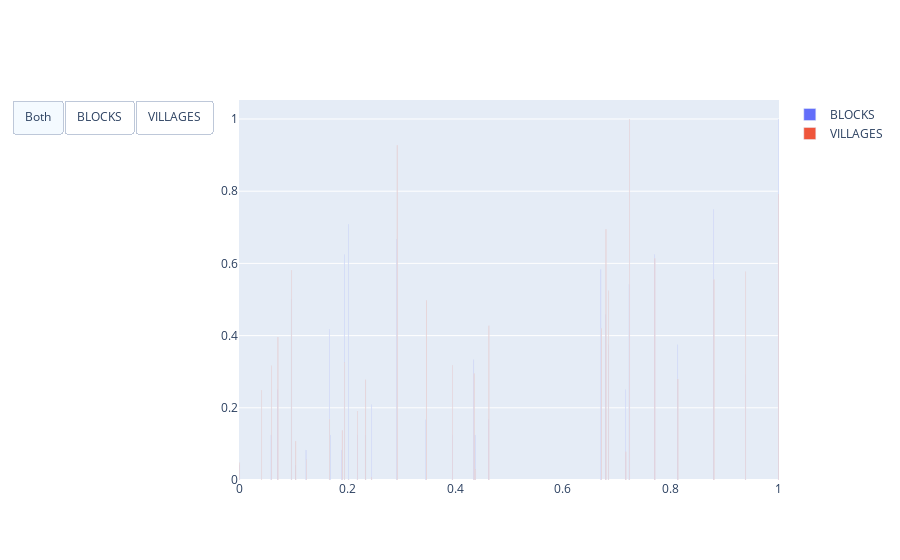

Here is the notebook cell this chart was saved with:
### Code cell
np.random.seed(42) 

random_x = np.random.randint(1, 101, 100) 
random_y = np.random.randint(1, 101, 100) 

x = data2['TOTPOPULAT']

plot = px.Figure(data=[px.Bar( 
    name='BLOCKS', 
    x=x, 
    y=data2['BLOCKS'] 
), 
    px.Bar( 
    name='VILLAGES', 
    x=x, 
    y=data2['VILLAGES'] 
) 
]) 


plot.update_layout( 
    updatemenus=[ 
        dict( 
            type="buttons", 
            direction="left", 
            buttons=list([ 
                dict(label="Both", 
                    method="update", 
                    args=[{"visible": [True, True]}, 
                        {"title": "Both"}]), 
                dict(label="BLOCKS", 
                    method="update", 
                    args=[{"visible": [True, False]}, 
                          {"title": "Data 1", 
                          }]), 
                dict(label="VILLAGES", 
                     method="update", 
                     args=[{"visible": [False, True]}, 
                           {"title": "Data 2", 
                           }]), 
            ]), 
        ) 
    ]) 

plot.show()

### Figure 1 — Plotly figure (JSON) as saved in the notebook; plotly's stock layout.template omitted (floating-point values rounded to 4 significant figures)
{"data": [{"name": "BLOCKS", "type": "bar", "x": [0.1671, 0.1948, 0.2451, 0.09647, 0.2921, 0, 0.6842, 0.1902, 0.395, 0.2026, 0.05903, 0.07119, 0.04065, 0.1044, 0.2188, 0.2341, 0.7166, 0.1686, 0.4374, 0.3461, 0.4625, 0.6796, 0.8131, 0.723, 0.9387, 0.7703, 1, 0.1238, 0.6707, 0.8799, 0.4349], "y": [0.4167, 0.625, 0.2083, 0.5, 0.6667, 0.04167, 0.375, 0.08333, 0.125, 0.7083, 0.125, 0.25, 0, 0.04167, 0.125, 0.125, 0.25, 0.125, 0.125, 0.1667, 0.1667, 0.4583, 0.375, 0.5417, 0.2917, 0.625, 1, 0.08333, 0.5833, 0.75, 0.3333]}, {"name": "VILLAGES", "type": "bar", "x": [0.1671, 0.1948, 0.2451, 0.09647, 0.2921, 0, 0.6842, 0.1902, 0.395, 0.2026, 0.05903, 0.07119, 0.04065, 0.1044, 0.2188, 0.2341, 0.7166, 0.1686, 0.4374, 0.3461, 0.4625, 0.6796, 0.8131, 0.723, 0.9387, 0.7703, 1, 0.1238, 0.6707, 0.8799, 0.4349], "y": [0.1691, 0.3252, 0.007613, 0.5818, 0.9271, 0.04785, 0.5242, 0.137, 0.3187, 0.002175, 0.3165, 0.3964, 0.2485, 0.1082, 0.1909, 0.2779, 0.0783, 0, 0.02882, 0.497, 0.4274, 0.6944, 0.2795, 1, 0.5769, 0.6145, 0.7906, 0.05601, 0.4198, 0.5557, 0.2953]}], "layout": {"updatemenus": [{"buttons": [{"args": [{"visible": [true, true]}, {"title": "Both"}], "label": "Both", "method": "update"}, {"args": [{"visible": [true, false]}, {"title": "Data 1"}], "label": "BLOCKS", "method": "update"}, {"args": [{"visible": [false, true]}, {"title": "Data 2"}], "label": "VILLAGES", "method": "update"}], "direction": "left", "type": "buttons"}]}}
